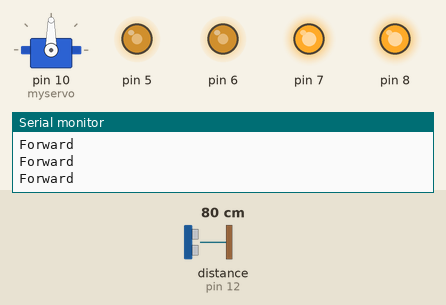
The sketch below on a simulated Arduino Uno, built with avr-gcc and run on an emulated ATmega328P. On the bench: servo, output pins drawn as LEDs (lit = HIGH), the last lines printed to the serial monitor. Wiring (inferred from the names in the program): ultrasonic range finder: trigger pin 13; echo pin 12. The inputs (shaded band) are chosen by the test bench; at power-on: distance to the obstacle (sensor on pin 12) 80 cm. The echo pulse lasts 58.3 µs per cm; pins used as bus, display or sensor lines are not drawn.

Above: at 1.8 s.
1.9 s: distance to the obstacle (sensor on pin 12) set to 24 cm
3.4 s: distance to the obstacle (sensor on pin 12) set to 19 cm
At 5.0 s:
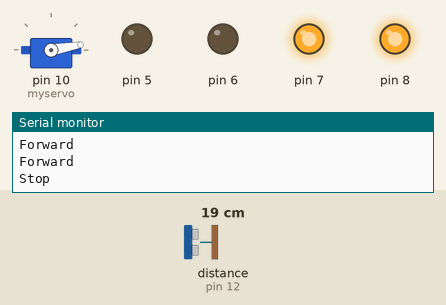
6.5 s: distance to the obstacle (sensor on pin 12) set to 2 cm
At 6.9 s:
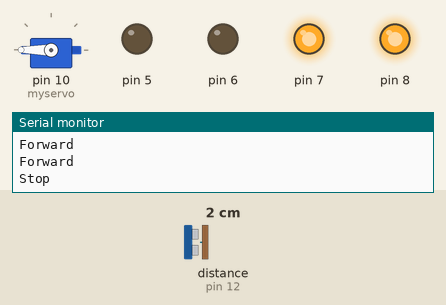
9.6 s: distance to the obstacle (sensor on pin 12) set to 35 cm
At 10.8 s:
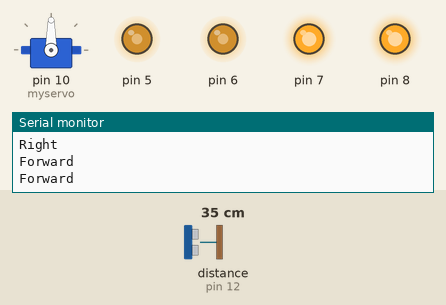
Timing chart, 0 to 12.3 s (numbered marks = the images above; inputs shaded):
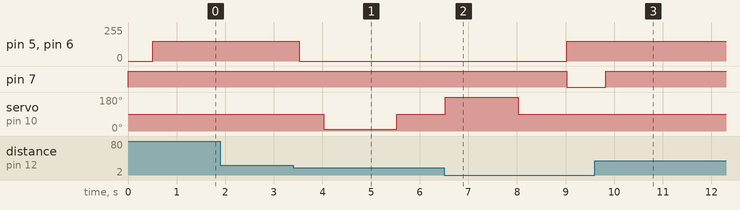

The sketch:

LIA_avoid_collision.ino
```cpp
// collision avoidance

#include <Servo.h>  // add servo library
Servo myservo;// create servo object to control a servo
int echopin = 12;// hook up HC-SR04 with echo to arduino pin 12
int trigpin = 13;// hook up HC-SR04 with trig to arduino pin 13
int R_dist = 0, M_dist = 0, L_dist = 0; //
#define maxdistance 200 //max sensor distance we want to ping, is rated at 400-500m

const int motor1 = 7; // pin 7 connected to motor 1
const int motor2 = 8; // pin 8 connected to motor 2
const int speed1 = 5; // pin 5 connected to speed of motor 1
const int speed2 = 6; // pin 6 connected to speed of motor 2
#define carspeed 150 // define variable of carspeed at 150

int Distancetest (){
  //send pulse
  digitalWrite (trigpin, LOW);// write a pulse to the HC-SR04 Trigger Pin
  delayMicroseconds (2);
  digitalWrite (trigpin, HIGH);
  delayMicroseconds (10);
  digitalWrite (trigpin, LOW);
  float Fdistance = pulseIn (echopin, HIGH);// measure the responce from the HC-SR04 echo pin
  Fdistance = Fdistance/58;
  return (int) Fdistance;
}

void setup() {
  // put your setup code here, to run once:
digitalWrite (3,1); // turn pin 3 on
Serial.begin (9600); // start serial monitor
for (int i=5 ; i<9 ; i++){ // make pins 5-6-7-8 outputs
  pinMode (i, OUTPUT);}// make pins 5-6-7-8 outputs
  myservo.attach (10);// attaches the servo on pin 10 to the servo object
  pinMode (echopin, INPUT);// declaire echoPin an input
  pinMode (trigpin, OUTPUT);// declaire trigPin an output
  stop (); // call stop function
}

 void forward (){
  //move forward full speed
  digitalWrite (7,1);
  digitalWrite (8,1);
  analogWrite (5,carspeed);
  analogWrite (6,carspeed);
  Serial.println ("Forward"); // print direction/movement to serial monitor
  }


  void backward (){
  //move backward full speed
  digitalWrite (7,0);
  digitalWrite (8,0);
  analogWrite (5,carspeed);
  analogWrite (6,carspeed);
  Serial.println ("Backward"); // print direction/movement to serial monitor
  }

  void left (){
  //move left full speed
  digitalWrite (7,1);
  digitalWrite (8,0);
  analogWrite (5,carspeed);
  analogWrite (6,carspeed);
  Serial.println ("Left"); // print direction/movement to serial monitor
  }

  void right (){
  //move right full speed
  digitalWrite (7,0);
  digitalWrite (8,1);
  analogWrite (5,carspeed);
  analogWrite (6,carspeed);
  Serial.println ("Right"); // print direction/movement to serial monitor
  }

  void leftforward (){
  //move right forward full speed
  digitalWrite (7,1);
  digitalWrite (8,1);
  analogWrite (5,carspeed);
  analogWrite (6,carspeed/2);
  Serial.println ("Leftforward"); // print direction/movement to serial monitor
  }

  void leftbackward (){
  //move left backwards full speed
  digitalWrite (7,0);
  digitalWrite (8,0);
  analogWrite (5,carspeed);
  analogWrite (6,carspeed/2);
  Serial.println ("Leftbackward"); // print direction/movement to serial monitor
  }

  void rightforward (){
  //move right forward full speed
  digitalWrite (7,1);
  digitalWrite (8,1);
  analogWrite (5,carspeed/2);
  analogWrite (6,carspeed);
  Serial.println ("Rightforward");  // print direction/movement to serial monitor
  }

  void rightbackward (){
  //move right backwards full speed
  digitalWrite (7,0);
  digitalWrite (8,0);
  analogWrite (5,carspeed/2);
  analogWrite (6,carspeed);
  Serial.println ("Rightbackward"); // print direction/movement to serial monitor
  }

  void stop (){
  //stops for 2 second
  digitalWrite (7,1);
  digitalWrite (8,1);
  analogWrite (5,0);
  analogWrite (6,0);
  Serial.println ("Stop"); // print direction/movement to serial monitor
}


void loop() {
  // put your main code here, to run repeatedly:
myservo.write (90); //servo position at 90 deg.
delay (500); //delay .5 sec
M_dist = Distancetest (); // middle distance test

  if (M_dist <= 20) { // if middle dist test is smaller or equal to 20, the car stops
  stop(); // call stop function
  delay (500); //delay
  myservo.write (10);// launch servo object
  delay (1000);
  R_dist = Distancetest (); // right distance test

  delay (500);
  myservo.write (90); // turn servo to 90 deg
  delay (1000);

  myservo.write (180); //turn servo to 180 deg
  delay (1000);
  L_dist = Distancetest ();// left distance test

  delay (500);
  myservo.write (90); //turn servo to 90 deg
  delay (1000);
  if (R_dist > L_dist){ // if right distance test is bigger than left distance test,
    right (); // the robot will go right by calling the function
    delay (300);
  }
  else if (L_dist > R_dist){// if left distance test is bigger than right distance test,
    left ();// the robot will go left by calling the function
    delay (300);
  }
  else if ((R_dist <= 20) || (L_dist <= 20)){;  // if the right and left distance test is smaller than 20,
    backward ();// the robot will go backwards by calling the function
    delay (200);
  }
  else { // if the distance test for all sides is bigger bigger than 20,
    forward (); // the robot will keep going forward
  }
}
else { // if the distance test for forwards is bigger bigger than 20,
  forward ();// the robot will keep going forward
}
}
```

Measured:
- the behaviour switches between 22 and 21 cm on distance to the obstacle (sensor on pin 12) (found by bisection; images 0 and 1)
- after the input at 3.4 s, pin 5, pin 6: 150/255 → 0/255 after 0.12 s; servo on pin 10 (myservo): 90° → 10° after 0.62 s, → 90° 1.5 s later
- after the input at 6.5 s, pin 8: stays HIGH (without the input it goes to LOW after 2.5 s)
- after the input at 9.6 s, pin 5, pin 6: stays 150/255 (without the input it goes to 0/255 after 0.23 s); servo on pin 10 (myservo): stays 90° (without the input it goes to 10° after 0.73 s)
